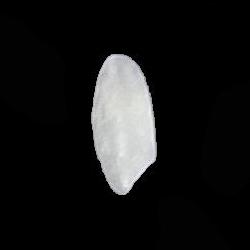
#> input picture rice_dataset/Arborio/Arborio (10142).jpg, 250 x 250 px; its folder holds only this picture in this run
$ python visualize_data.py
#> lines starting #> are read from the running program, lines starting #| are printed output that depends on the picture
import os
import matplotlib.pyplot as plt
import matplotlib.image as mpimg
from collections import defaultdict

def visualize_data(dataset_path='rice_dataset'):
#> called with dataset_path = 'rice_dataset'
    print(f"Analyzing dataset at: {dataset_path}")

    class_counts = defaultdict(int)
    sample_images = defaultdict(list)

    # Iterate through each class folder
    for class_name in os.listdir(dataset_path):
        class_path = os.path.join(dataset_path, class_name)
        if os.path.isdir(class_path):
            for img_name in os.listdir(class_path):
                if img_name.lower().endswith(('.png', '.jpg', '.jpeg')):
                    class_counts[class_name] += 1
                    if len(sample_images[class_name]) < 3:  # Get up to 3 sample images per class
                        sample_images[class_name].append(os.path.join(class_path, img_name))

    # Plotting class distribution
    if class_counts:
        classes = list(class_counts.keys())
        counts = list(class_counts.values())

        print("\n--- Image counts per category ---")
        for class_name, count in sorted(class_counts.items()):
            print(f"{class_name}: {count} images")
        print("-----------------------------------")

        plt.figure(figsize=(10, 6))
        plt.bar(classes, counts, color='skyblue')
        plt.xlabel('Rice Variety')
        plt.ylabel('Number of Images')
        plt.title('Distribution of Rice Varieties in Dataset')
        plt.xticks(rotation=45, ha='right')
        plt.tight_layout()
        plt.show()
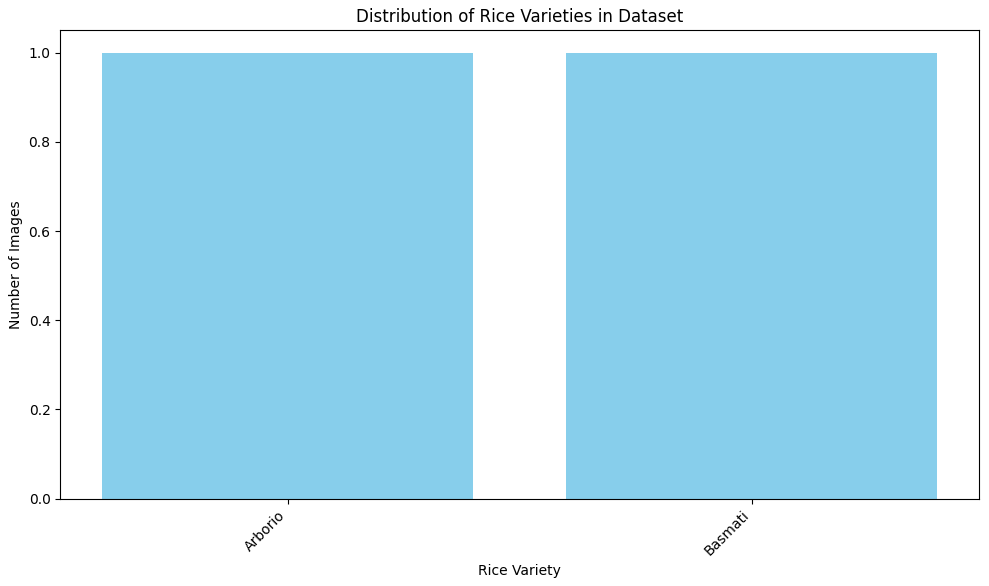
#> figure drawn by matplotlib, 1 panel
        print("Class distribution plot displayed.")
    else:
        print("No image data found for class distribution analysis.")

    # Displaying sample images
    print("\nDisplaying sample images per class:")
    for class_name, img_paths in sample_images.items():
        if img_paths:
            plt.figure(figsize=(12, 4))
            plt.suptitle(f"Sample Images for {class_name}", fontsize=16)
            for i, img_path in enumerate(img_paths):
                plt.subplot(1, len(img_paths), i + 1)
                img = mpimg.imread(img_path)
#> img is the input picture: shape (250, 250, 3); mean R, G, B 23.2, 23.3, 23.3
                plt.imshow(img)
                plt.title(os.path.basename(img_path))
                plt.axis('off')
            plt.tight_layout(rect=[0, 0.03, 1, 0.95])
            plt.show()
        else:
            print(f"No sample images found for {class_name}.")

if __name__ == "__main__":
    visualize_data()
